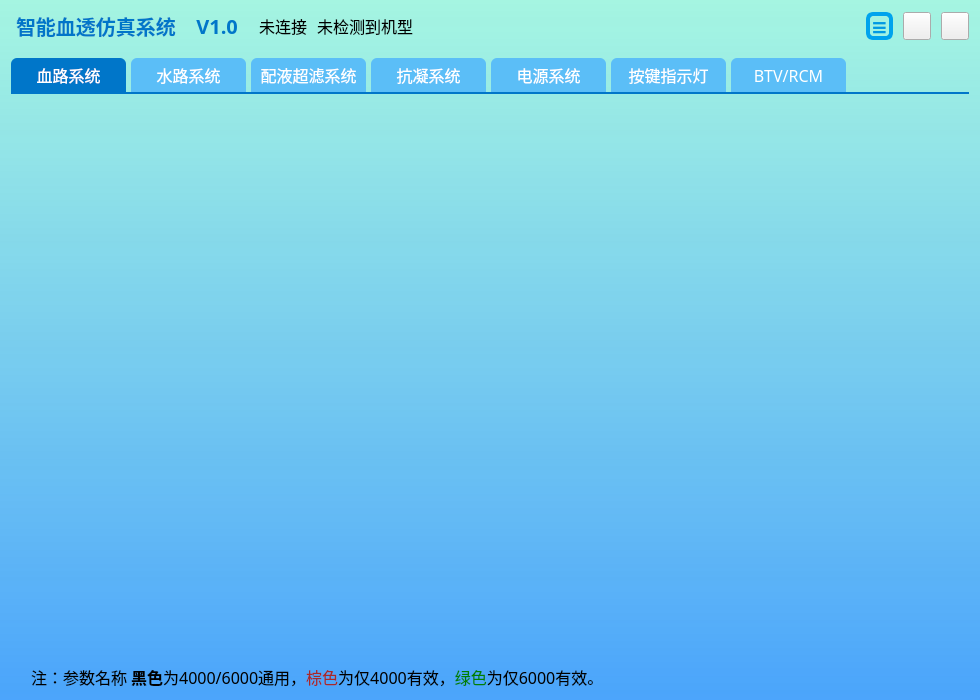
<?xml version="1.0" encoding="UTF-8"?>
<ui version="4.0">
 <class>MainWindow</class>
 <widget class="QMainWindow" name="MainWindow">
  <property name="geometry">
   <rect>
    <x>0</x>
    <y>0</y>
    <width>980</width>
    <height>700</height>
   </rect>
  </property>
  <property name="minimumSize">
   <size>
    <width>980</width>
    <height>700</height>
   </size>
  </property>
  <property name="windowTitle">
   <string>MainWindow</string>
  </property>
  <property name="styleSheet">
   <string notr="true">QWidget {
	font-size: 16px;
	font-family: Microsoft YaHei;
}

QComboBox {
    border-radius: 4px;
    border: 1px solid rgb(111, 156, 207);
    background: white;
}
QComboBox:!enabled {
    color: rgb(80, 80, 80);
}
QComboBox::drop-down {
    width: 20px;
    border: none;
    background: transparent;
}
QComboBox::down-arrow {
	height: 25px;
	image: url(:/comboBox_arrowBottom.png);
}
QComboBox::down-arrow:disabled{
	height: 25px;
	image: url(:/comboBox_arrowBottom_disabled.png);
}
QComboBox::down-arrow:on {
    top: 1px;
}
QComboBox QAbstractItemView {
    border: 1px solid rgb(111, 156, 207);
    background: white;
    outline: none;
}
QComboBox QAbstractItemView::item {
    height: 25px;
}
QComboBox QAbstractItemView::item:selected {
    background: rgb(232, 241, 250);
    color: rgb(2, 65, 132);
}
QLineEdit{
	border: 1px solid rgb(45, 151, 255);
	border-radius: 4px;
}</string>
  </property>
  <widget class="QWidget" name="centralWidget">
   <property name="styleSheet">
    <string notr="true">#centralWidget{
	background: qlineargradient(spread:pad, x1:0, y1:0, x2:0, y2:1, stop:0 rgba(51, 255, 204, 100), stop:1 rgba(30, 144, 255, 200));
}</string>
   </property>
   <layout class="QVBoxLayout" name="verticalLayout">
    <property name="topMargin">
     <number>0</number>
    </property>
    <item>
     <widget class="QWidget" name="topWidget" native="true">
      <property name="minimumSize">
       <size>
        <width>0</width>
        <height>0</height>
       </size>
      </property>
      <property name="styleSheet">
       <string notr="true"/>
      </property>
      <layout class="QHBoxLayout" name="horizontalLayout">
       <property name="spacing">
        <number>10</number>
       </property>
       <property name="leftMargin">
        <number>5</number>
       </property>
       <property name="rightMargin">
        <number>0</number>
       </property>
       <item>
        <widget class="QLabel" name="titleLabel">
         <property name="styleSheet">
          <string notr="true">QLabel{
	font-size: 20px;
	color: rgba(0, 118, 201, 255);
	font-weight: 600;
}</string>
         </property>
         <property name="text">
          <string>智能血透仿真系统</string>
         </property>
        </widget>
       </item>
       <item>
        <widget class="QLabel" name="versionLabel">
         <property name="styleSheet">
          <string notr="true">QLabel{
	font-size: 20px;
	color: rgba(0, 118, 201, 255);
	font-weight: 600;
}</string>
         </property>
         <property name="text">
          <string>  V1.0  </string>
         </property>
        </widget>
       </item>
       <item>
        <widget class="CustomLinkLabel" name="connectStateLabel">
         <property name="text">
          <string>未连接</string>
         </property>
        </widget>
       </item>
       <item>
        <widget class="CustomLinkLabel" name="machineType">
         <property name="text">
          <string>未检测到机型</string>
         </property>
        </widget>
       </item>
       <item>
        <spacer name="horizontalSpacer">
         <property name="orientation">
          <enum>Qt::Horizontal</enum>
         </property>
         <property name="sizeHint" stdset="0">
          <size>
           <width>300</width>
           <height>20</height>
          </size>
         </property>
        </spacer>
       </item>
       <item>
        <widget class="QPushButton" name="menuBtn">
         <property name="minimumSize">
          <size>
           <width>27</width>
           <height>28</height>
          </size>
         </property>
         <property name="maximumSize">
          <size>
           <width>27</width>
           <height>28</height>
          </size>
         </property>
         <property name="styleSheet">
          <string notr="true">QPushButton{
	font-size: 20px;
	font-weight: 600;
	border: 4px solid rgb(0, 163, 237);
	border-radius: 7px;
	color: rgb(0, 153, 227);
}
QPushButton:hover{
	border: 4px solid rgb(0, 181, 255);
	color: rgb(0, 171, 245);
}
QPushButton:pressed{
	border: 4px solid rgb(0, 145, 219);
	color: rgb(0, 135, 209);
}
QPushButton:checked{
	border: 4px solid rgb(0, 145, 219);
	color: rgb(0, 135, 209);
}
QPushButton:disabled{
	border: 4px solid rgb(200, 200, 200);
    color: rgb(180, 180, 180);
}</string>
         </property>
         <property name="text">
          <string>≡</string>
         </property>
         <property name="checkable">
          <bool>true</bool>
         </property>
        </widget>
       </item>
       <item>
        <widget class="QPushButton" name="minimizeBtn">
         <property name="minimumSize">
          <size>
           <width>28</width>
           <height>28</height>
          </size>
         </property>
         <property name="maximumSize">
          <size>
           <width>28</width>
           <height>28</height>
          </size>
         </property>
         <property name="styleSheet">
          <string notr="true">QPushButton{border-image:url(:/minimizeICO.png);} 
QPushButton:hover{border-image:url(:/minimizeICO_hover.png);}
QPushButton:pressed{border-image:url(:/minimizeICO_pressed.png);}</string>
         </property>
         <property name="text">
          <string/>
         </property>
        </widget>
       </item>
       <item>
        <widget class="QPushButton" name="closeBtn">
         <property name="minimumSize">
          <size>
           <width>28</width>
           <height>28</height>
          </size>
         </property>
         <property name="maximumSize">
          <size>
           <width>28</width>
           <height>28</height>
          </size>
         </property>
         <property name="styleSheet">
          <string notr="true">QPushButton{border-image:url(:/closeICO.png);} 
QPushButton:hover{border-image:url(:/closeICO_hover.png);}
QPushButton:pressed{border-image:url(:/closeICO_pressed.png);}</string>
         </property>
         <property name="text">
          <string/>
         </property>
        </widget>
       </item>
      </layout>
     </widget>
    </item>
    <item>
     <widget class="QTabWidget" name="mainTabWidget">
      <property name="focusPolicy">
       <enum>Qt::NoFocus</enum>
      </property>
      <property name="styleSheet">
       <string notr="true">QTabWidget::pane {
        border: none;
        border-top: 2px solid rgb(0, 118, 201);
        /*background: rgb(224, 238, 255);*/
}
QTabBar::tab {
        border: none;
        border-top-left-radius: 6px;
        border-top-right-radius: 6px;
        color: white;
        background: rgb(91, 190, 247);
        height: 34px;
        min-width: 105px;
        margin-right: 5px;
        padding-left: 5px;
        padding-right: 5px;
}
QTabBar::tab:hover {
        background: rgb(71, 170, 227);
}
QTabBar::tab:selected {
        color: white;
        background: rgb(0, 118, 201);
}
</string>
      </property>
      <property name="currentIndex">
       <number>0</number>
      </property>
      <widget class="BloodSystemInterface" name="bloodSystemTab">
       <attribute name="title">
        <string>血路系统</string>
       </attribute>
      </widget>
      <widget class="LiquidSystemInterface" name="liquidSystemTab">
       <attribute name="title">
        <string>水路系统</string>
       </attribute>
      </widget>
      <widget class="MixUltraSystemInterface" name="mixUltraSystemTab">
       <attribute name="title">
        <string>配液超滤系统</string>
       </attribute>
      </widget>
      <widget class="AntiSystemInterface" name="antiSystemTab">
       <attribute name="title">
        <string>抗凝系统</string>
       </attribute>
      </widget>
      <widget class="PowerSystemInterface" name="powerSystemTab">
       <attribute name="title">
        <string>电源系统</string>
       </attribute>
      </widget>
      <widget class="keyLampInterface" name="keyLampTab">
       <attribute name="title">
        <string>按键指示灯</string>
       </attribute>
      </widget>
      <widget class="BTVRCMInterface" name="BtvRCMTab">
       <attribute name="title">
        <string>BTV/RCM</string>
       </attribute>
      </widget>
     </widget>
    </item>
    <item>
     <layout class="QHBoxLayout" name="horizontalLayout_33">
      <property name="spacing">
       <number>0</number>
      </property>
      <property name="leftMargin">
       <number>20</number>
      </property>
      <item>
       <widget class="QLabel" name="label_31">
        <property name="text">
         <string>注：参数名称 &lt;span style=&quot; font-weight:600;&quot;&gt;黑色&lt;/span&gt;为4000/6000通用，&lt;font color='Brown'&gt;棕色&lt;/font&gt;为仅4000有效，&lt;font color='green'&gt;绿色&lt;/font&gt;为仅6000有效。</string>
        </property>
       </widget>
      </item>
      <item>
       <spacer name="horizontalSpacer_3">
        <property name="orientation">
         <enum>Qt::Horizontal</enum>
        </property>
        <property name="sizeHint" stdset="0">
         <size>
          <width>40</width>
          <height>20</height>
         </size>
        </property>
       </spacer>
      </item>
     </layout>
    </item>
   </layout>
  </widget>
 </widget>
 <layoutdefault spacing="6" margin="11"/>
 <customwidgets>
  <customwidget>
   <class>CustomLinkLabel</class>
   <extends>QLabel</extends>
   <header>interface/commonItem/customlinklabel.h</header>
  </customwidget>
  <customwidget>
   <class>BloodSystemInterface</class>
   <extends>QWidget</extends>
   <header>interface/centerInterface/bloodsysteminterface.h</header>
   <container>1</container>
  </customwidget>
  <customwidget>
   <class>LiquidSystemInterface</class>
   <extends>QWidget</extends>
   <header>interface/centerInterface/liquidsysteminterface.h</header>
   <container>1</container>
  </customwidget>
  <customwidget>
   <class>MixUltraSystemInterface</class>
   <extends>QWidget</extends>
   <header>interface/centerInterface/mixultrasysteminterface.h</header>
   <container>1</container>
  </customwidget>
  <customwidget>
   <class>AntiSystemInterface</class>
   <extends>QWidget</extends>
   <header>interface/centerInterface/antisysteminterface.h</header>
   <container>1</container>
  </customwidget>
  <customwidget>
   <class>PowerSystemInterface</class>
   <extends>QWidget</extends>
   <header>interface/centerInterface/powersysteminterface.h</header>
   <container>1</container>
  </customwidget>
  <customwidget>
   <class>keyLampInterface</class>
   <extends>QWidget</extends>
   <header>interface/centerInterface/keylampinterface.h</header>
   <container>1</container>
  </customwidget>
  <customwidget>
   <class>BTVRCMInterface</class>
   <extends>QWidget</extends>
   <header>interface/centerInterface/btvrcminterface.h</header>
   <container>1</container>
  </customwidget>
 </customwidgets>
 <resources/>
 <connections/>
</ui>
